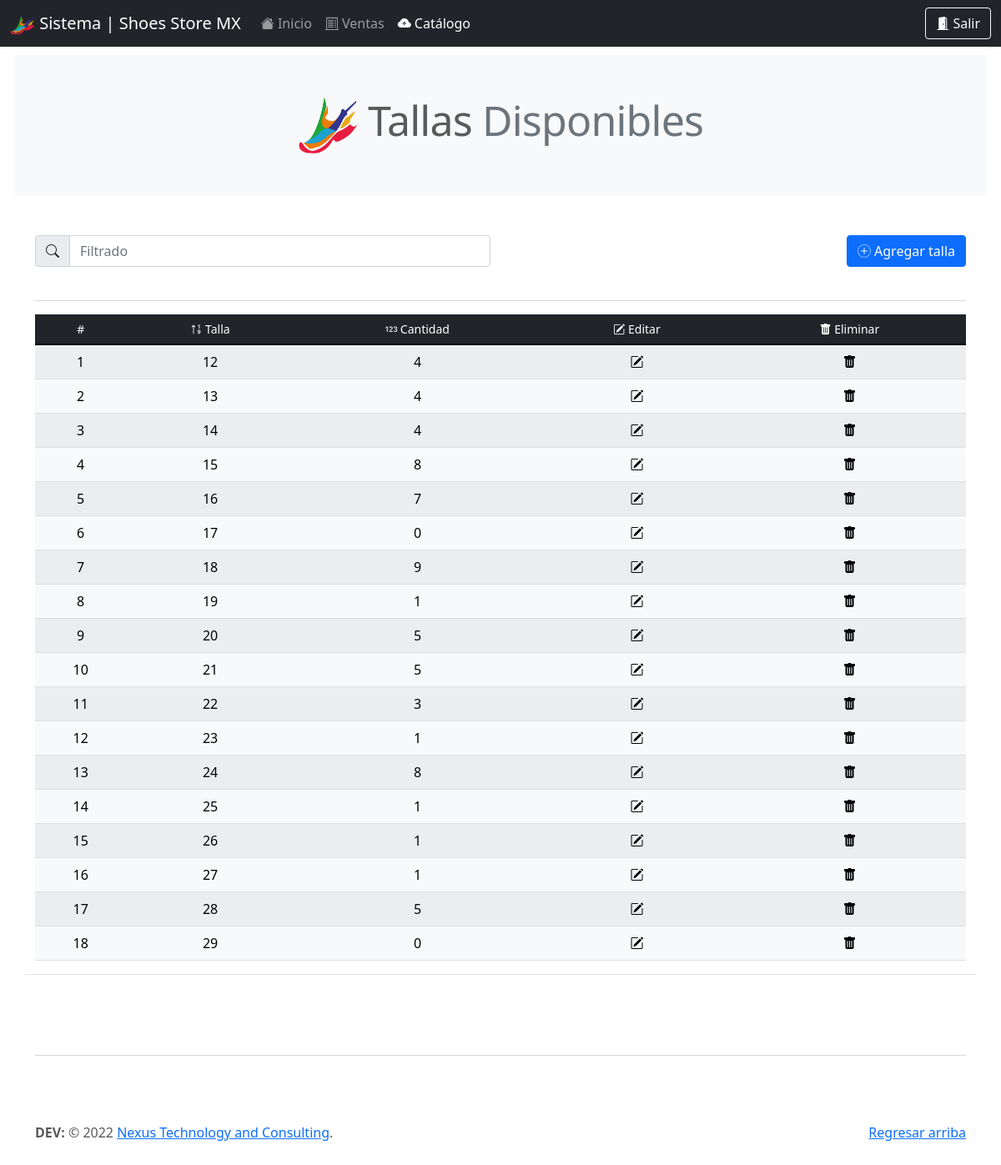
Before: /be_/tallas.php?talla=18 (signed in) with the older database file.
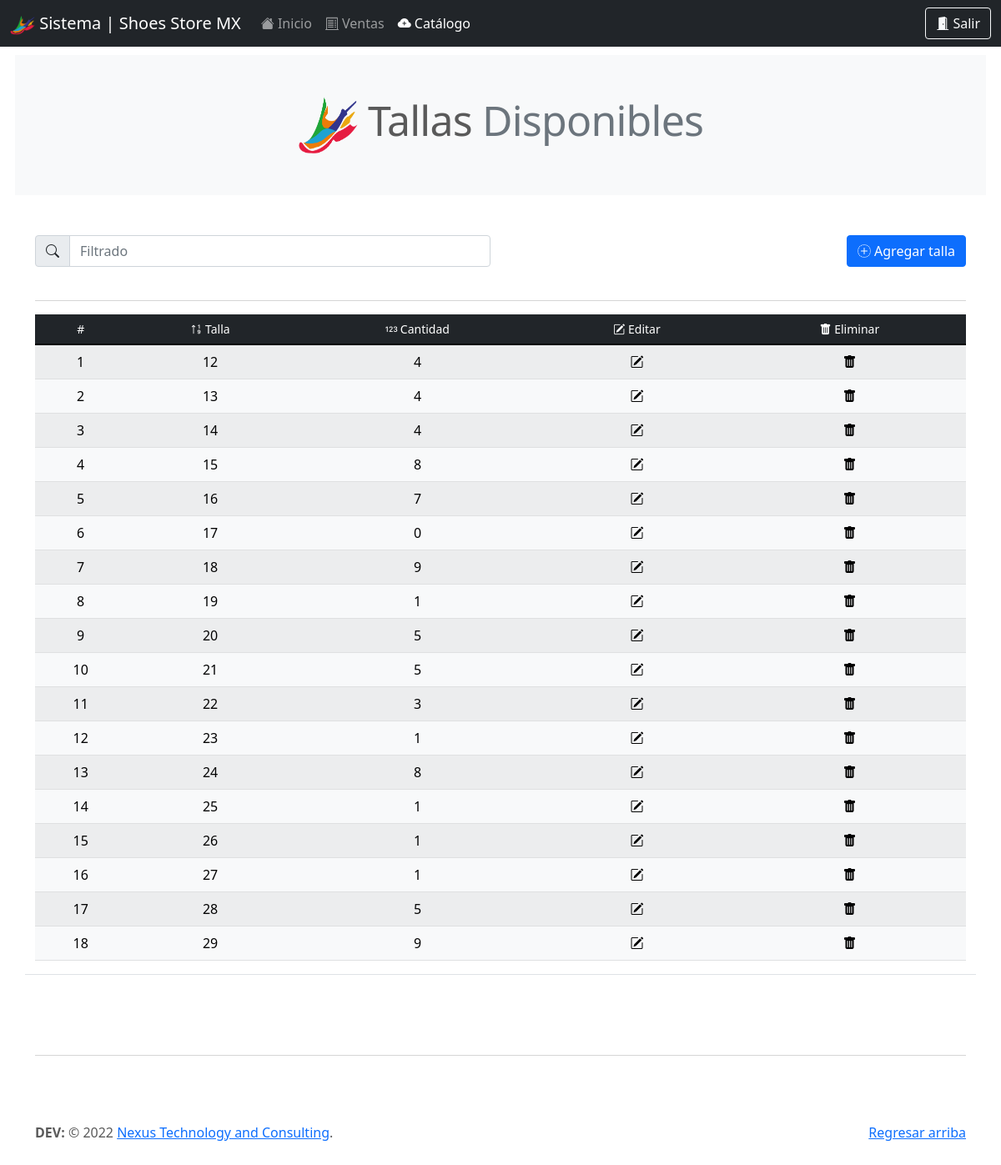
After: the same page with the newer database file.
### tables this page shows
CREATE TABLE `inventario` (
  `id` int(11) NOT NULL,
  `id_ext_tenis` int(11) NOT NULL,
  `cantidad` int(11) NOT NULL,
  `talla` int(11) NOT NULL,
  `color` int(11) DEFAULT NULL,
  `venta_gral` int(11) DEFAULT NULL,
  `venta_individual` int(11) DEFAULT NULL,
  `fecha` datetime DEFAULT NULL
);

### query/query_talla.php (called while the page is built)
<?php
include('qconn/qc.php');
    $sqlTalla = "SELECT * FROM inventario WHERE id_ext_tenis = '$id_talla' ORDER BY talla ASC";
    $resultado_sqlTalla = $conn->query($sqlTalla);
?>

### be_/tallas.php (the view, shortened to what this page needs)
<!doctype html>
<html lang="en">
  <head>
    <link rel="stylesheet" href="https://cdn.jsdelivr.net/npm/bootstrap-icons@1.7.2/font/bootstrap-icons.css">
    <link href="../assets/dist/css/bootstrap.min.css" rel="stylesheet">
    <link href="../carousel.css" rel="stylesheet">
  </head>
  <body>
<header>
<nav class="navbar navbar-expand-md navbar-dark fixed-top bg-dark">
    <div class="container-fluid">
    <a class="navbar-brand" href="#"><img src="../assets/brand/img/logo_store_shoes_sin_fondo.png" alt="" width="30" height="24"> Sistema | Shoes Store MX</a>
      <div class="collapse navbar-collapse" id="navbarCollapse">
        <ul class="navbar-nav me-auto mb-2 mb-md-0">
          <li class="nav-item">
           <a class="nav-link" aria-current="page" href="dashboard.php"><i class="bi bi-house-fill"></i> Inicio</a>
          </li>
          <li class="nav-item">
            <a class="nav-link" href="venta_gral.php"><i class="bi bi-receipt-cutoff"></i> Ventas</a>
          </li>
          <li class="nav-item">
            <a class="nav-link active" href="catalogo.php"><i class="bi bi-cloud-plus-fill"></i> Catálogo</a>
          </li>
        </ul>
        <form class="d-flex">
          <a href="prcd/sort.php" class="btn btn-outline-light" type="submit"><i class="bi bi-door-open-fill"></i> Salir</a>
        </form>
      </div>
    </div>
  </nav>
</header>
<main>
<h2 class="mb-5 bg-light p-5 text-center featurette-heading" style="margin:18px;"><img src="../assets/brand/img/logo_store_shoes_sin_fondo.png" alt="" width="72" height="72"> Tallas <span class="text-muted">Disponibles</span></h2>
<? include('../query/query_catalogo_backend.php'); ?>
  <div class="container marketing mt-5 border-bottom">
  <div class="row">
    <div class="col">
        <div class="input-group mb-4 w-100">
            <span class="input-group-text" id="basic-addon1"><i class="bi bi-search"></i></span>
            <input type="text" class="form-control" placeholder="Filtrado" aria-label="Filtrado" aria-describedby="basic-addon1" id="myInput">
        </div>
    </div>
    <div class="col">
        <div class="input-group mb-4 justify-content-end">
            <button class="btn btn-primary" data-bs-toggle="modal" data-bs-target="#agregarProducto"><i class="bi bi-plus-circle-dotted"></i> Agregar talla</button>
        </div>
    </div>
  </div>
  <hr>
    <table class="table  table-light table-striped mb-3 table-hover align-middle">
      <thead class="text-center table-dark align-middle">
        <tr>
          <th scope="col" class="h6"><small>#</small></th>
          <th scope="col" class="h6"><small><i class="bi bi-sort-numeric-up"></i> Talla</small></th>
          <th scope="col" class="h6"><small><i class="bi bi-123"></i> Cantidad</small></th>
          <th scope="col" class="h6"><small><i class="bi bi-pencil-square"></i> Editar</small></th>
          <th scope="col" class="h6"><small><i class="bi bi-trash-fill"></i> Eliminar</small></th>
        </tr>
      </thead>
      <tbody id="myTable">
        <?php
        $id_talla =$_REQUEST['talla'];
        include('../query/query_talla.php');
        $x = 0;
        while($row_sql = $resultado_sqlTalla->fetch_assoc()){
            $x++;
            echo'<tr>';
            echo'<td class="text-center">'.$x.'</td>';
            echo'<td class="text-center">'.$row_sql['talla'].'</td>';
            echo'<td class="text-center">'.$row_sql['cantidad'].'</td>';
            echo'<td class="text-center"><a data-bs-toggle="modal" data-bs-target="#exampleModal'.$row_sql['id'].'"><i class="bi bi-pencil-square"></i></a></td>';
            echo'<td class="text-center"><a data-bs-toggle="modal" data-bs-target="#modalEliminar'.$row_sql['id'].'"><i class="bi bi-trash-fill"></i></a></td>';
            echo'</tr>';
        }
        ?>
      </tbody>
    </table>
  </div>
  <footer class="footer mt-auto py-3">
    <div class="container">
      <hr class="featurette-divider">
      <p class="float-end"><a href="#">Regresar arriba</a></p>
    <p><strong>DEV:</strong> © 2022 <a href="https://direccioneszac.net/red_deploy/" target="_blank">Nexus Technology and Consulting</a>.</p>
    </div>
  </footer>
</main>
  </body>
</html>

Changed rows visible on the page:
changed inventario (number 18 of 18 on the later page): cantidad "0" → "9"
